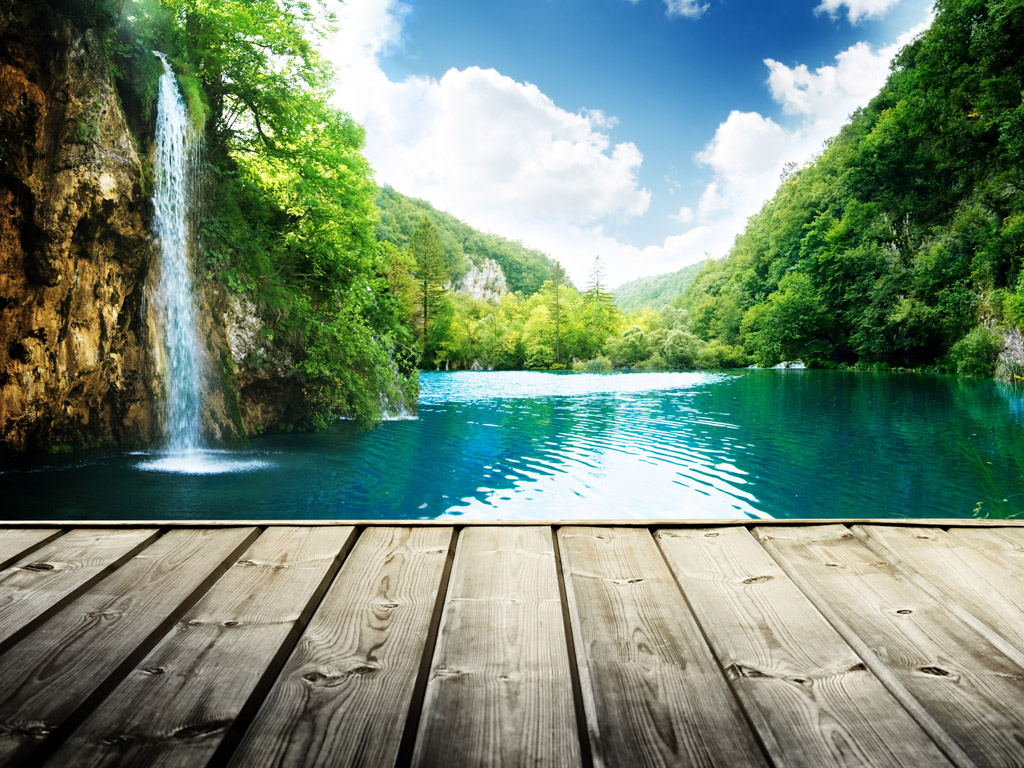
#> input picture GreenScreen/bg.jpg, 1024 x 768 px, given in place of the camera
$ python motion_alarm.py
#> lines starting #> are read from the running program, lines starting #| are printed output that depends on the picture
# Python program to motion detect using computer vision.
import threading
import cv2 as cv
import imutils as util
import winsound
cap=cv.VideoCapture(0,cv.CAP_DSHOW)
cap.set(cv.CAP_PROP_FRAME_WIDTH,640)
cap.set(cv.CAP_PROP_FRAME_HEIGHT,480)
_, start_frame=cap.read()
#> start_frame is the input picture: shape (768, 1024, 3); mean B, G, R 115.3, 135.8, 114.4
start_frame= util.resize(start_frame,width=500)
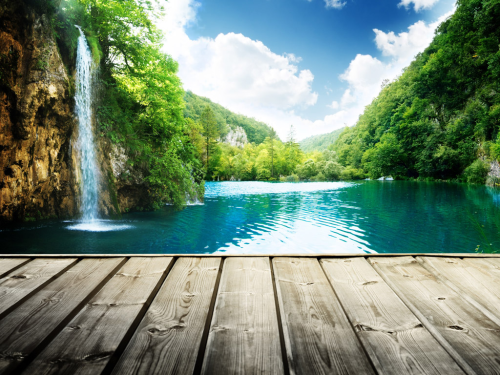
#> start_frame: shape (375, 500, 3); mean B, G, R 115.3, 135.8, 114.4
start_frame=cv.cvtColor(start_frame, cv.COLOR_BGR2GRAY)
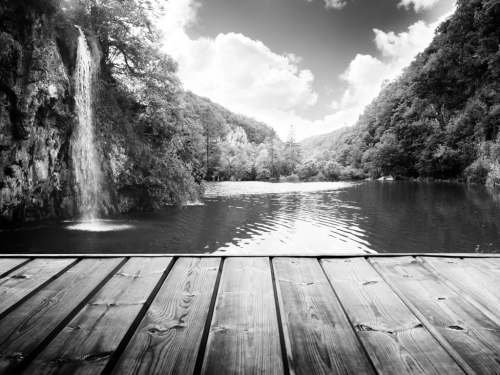
#> start_frame: shape (375, 500); min 0, max 255, mean 127.1
start_frame=cv.GaussianBlur(start_frame,(21,21),0)
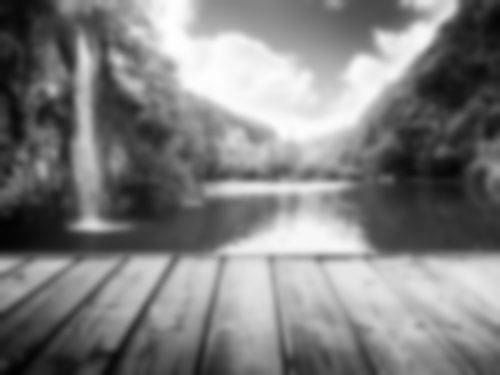
#> start_frame: shape (375, 500); min 2, max 254, mean 127.1

alarm=False
alarm_mode=False
alarm_counter=0


def beep_alarm():
    global alarm
    for _ in range(5):
        if not alarm_mode:
            break
        print("BE ALERT!!!!")
        winsound.Beep(2500,1000)
        alarm=False


while True:
    _, frame=cap.read()
    frame=util.resize(frame,width=500)
    if alarm_mode:
        frame_bw=cv.cvtColor(frame,cv.COLOR_BGR2GRAY)
        frame_bw=cv.GaussianBlur(frame_bw,(5,5),0)
        difference=cv.absdiff(frame_bw,start_frame)
        threshold=cv.threshold(difference,25,255,cv.THRESH_BINARY)[1]
        start_frame=frame_bw
        if threshold.sum()>1000000:
           #print(threshold.sum())
            alarm_counter+=1

        else:
            if alarm_counter>0:
                alarm_counter-=1

        cv.imshow("Cam",threshold)

    else:
        cv.imshow("Cam",frame)

    if alarm_counter>40:
        if not alarm:
            alarm=True
            threading.Thread(target=beep_alarm).start()

    key_pressed=cv.waitKey(30)
#> (key q is pressed here)
    if key_pressed == ord("s"):
        alarm_mode=not alarm_mode
        alarm_counter=0

    if key_pressed == ord("q"):
        alarm_mode=False
        break

cap.release()
cv.destroyAllWindows()
